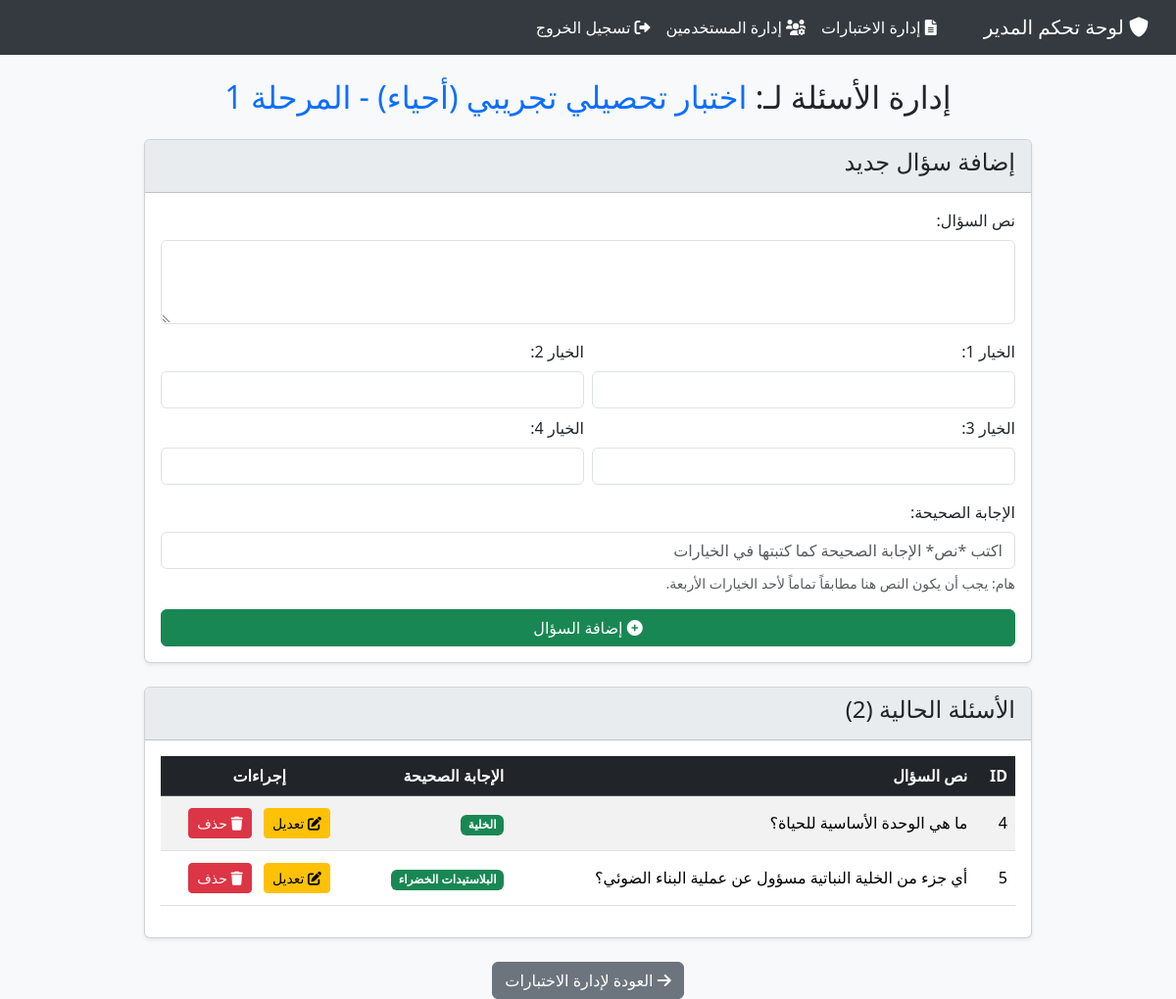
/admin/manage-questions/3 (signed in), run on the app's committed database.
### tables this page shows
CREATE TABLE tests (
            id INTEGER PRIMARY KEY AUTOINCREMENT,
            name TEXT NOT NULL,
            type TEXT NOT NULL CHECK(type IN ('قياس', 'تحصيلي')),
            level INTEGER NOT NULL DEFAULT 1
        );

CREATE TABLE questions (
            id INTEGER PRIMARY KEY AUTOINCREMENT,
            test_id INTEGER NOT NULL,
            text TEXT NOT NULL,
            option1 TEXT NOT NULL,
            option2 TEXT NOT NULL,
            option3 TEXT NOT NULL,
            option4 TEXT NOT NULL,
            correct_option TEXT NOT NULL,
            FOREIGN KEY (test_id) REFERENCES tests (id)
        );

### app.py (the view, shortened to what this page needs)
@admin_bp.route('/manage-questions/<int:test_id>', methods=['GET', 'POST'])
def manage_questions(test_id):
    conn = get_db()
    cursor = conn.cursor()
    cursor.execute("SELECT name FROM tests WHERE id = ?", (test_id,))
    test = cursor.fetchone()
    if not test:
        flash('الاختبار غير موجود.', 'danger')
        conn.close()
        return redirect(url_for('admin.manage_tests'))
    cursor.execute("SELECT id, text, correct_option FROM questions WHERE test_id = ? ORDER BY id ASC", (test_id,))
    questions = cursor.fetchall()
    conn.close()
    return render_template('admin/manage_questions.html', test=test, questions=questions, test_id=test_id)

### app.py (called while the page is built)
@admin_bp.before_request
def require_admin_login():
    if 'user_id' not in session:
        flash('الرجاء تسجيل الدخول للوصول لهذه الصفحة.', 'warning')
        return redirect(url_for('login'))
    if session.get('username') != 'admin':
        flash('ليس لديك الصلاحيات الكافية.', 'danger')
        return redirect(url_for('dashboard')) # Redirect non-admins away

@app.context_processor
def inject_now():
    return {'now': dt.utcnow}

def get_db():
    conn = sqlite3.connect(DATABASE)
    conn.row_factory = sqlite3.Row
    conn.execute("PRAGMA foreign_keys = ON") # Enable foreign key support for cascade delete
    return conn

### templates/admin/manage_questions.html (shortened to what this page needs)
{% extends "admin/admin_base.html" %}
{% block content %}
<div class="container mt-4">
  <div class="row">
    <div class="col-md-10 mx-auto">
      <h2 class="text-center mb-4">
        إدارة الأسئلة لـ:
        <span class="text-primary">{{ test.name }}</span>
      </h2>
      <div class="card shadow-sm mb-4">
        <div class="card-header">
          <h4>إضافة سؤال جديد</h4>
        </div>
        <div class="card-body">
          <form
            action="{{ url_for('admin.manage_questions', test_id=test_id) }}"
            method="POST"
          >
            <div class="mb-3">
              <label for="question_text" class="form-label">نص السؤال:</label>
              <textarea class="form-control" id="question_text" name="question_text" rows="3" required></textarea>
            </div>
            <div class="row g-2 mb-3">
              <div class="col-md-6">
                <label for="option1" class="form-label">الخيار 1:</label>
                <input type="text" class="form-control" id="option1" name="option1" required />
              </div>
              <div class="col-md-6">
                <label for="option2" class="form-label">الخيار 2:</label>
                <input type="text" class="form-control" id="option2" name="option2" required />
              </div>
              <div class="col-md-6">
                <label for="option3" class="form-label">الخيار 3:</label>
                <input type="text" class="form-control" id="option3" name="option3" required />
              </div>
              <div class="col-md-6">
                <label for="option4" class="form-label">الخيار 4:</label>
                <input type="text" class="form-control" id="option4" name="option4" required />
              </div>
            </div>
            <div class="mb-3">
              <label for="correct_option" class="form-label">الإجابة الصحيحة:</label>
              <input
                type="text"
                class="form-control"
                id="correct_option"
                name="correct_option"
                placeholder="اكتب *نص* الإجابة الصحيحة كما كتبتها في الخيارات"
                required
              />
              <div class="form-text">
                هام: يجب أن يكون النص هنا مطابقاً تماماً لأحد الخيارات الأربعة.
              </div>
            </div>
            <button type="submit" class="btn btn-success w-100">
              <i class="fas fa-plus-circle"></i> إضافة السؤال
            </button>
          </form>
        </div>
      </div>
      <div class="card shadow-sm">
        <div class="card-header">
          <h4>الأسئلة الحالية ({{ questions|length }})</h4>
        </div>
        <div class="card-body">
          {% if questions %}
          <div class="table-responsive">
            <table class="table table-striped table-hover align-middle">
              <thead class="table-dark">
                <tr>
                  <th>ID</th>
                  <th>نص السؤال</th>
                  <th>الإجابة الصحيحة</th>
                  <th class="text-center">إجراءات</th>
                </tr>
              </thead>
              <tbody>
                {% for q in questions %}
                <tr>
                  <td>{{ q.id }}</td>
                  <td>{{ q.text }}</td>
                  <td><span class="badge bg-success">{{ q.correct_option }}</span></td>
                  <td class="text-center">
                     <a href="#" class="btn btn-warning btn-sm m-1"> <i class="fas fa-edit"></i> تعديل
                     </a>
                    <a
                      href="{{ url_for('admin.delete_question', question_id=q.id, test_id=test_id) }}"
                      class="btn btn-danger btn-sm m-1"
                      onclick="return confirm('هل أنت متأكد من حذف هذا السؤال؟ لا يمكن التراجع عن هذا الإجراء.');"
                    >
                      <i class="fas fa-trash"></i> حذف
                    </a>
                  </td>
                </tr>
                {% endfor %}
              </tbody>
            </table>
          </div>
          {% else %}
          <p class="text-center text-muted">لا توجد أسئلة مضافة لهذا الاختبار حالياً.</p>
          {% endif %}
        </div>
      </div>
       <div class="text-center mt-4">
        <a href="{{ url_for('admin.manage_tests') }}" class="btn btn-secondary">
            <i class="fas fa-arrow-right"></i> العودة لإدارة الاختبارات
        </a>
    </div>
    </div>
  </div>
</div>
{% endblock %}

### templates/admin/admin_base.html (style rules this page uses)
body { background-color: #f8f9fa; }
.card-header { background-color: #e9ecef; }

### data on the page
tests: name "اختبار تحصيلي تجريبي (أحياء) - المرحلة 1"
questions: id "4", text "ما هي الوحدة الأساسية للحياة؟", correct_option "الخلية"
questions: id "5", text "أي جزء من الخلية النباتية مسؤول عن عملية البناء الضوئي؟", correct_option "البلاستيدات الخضراء"

### other printed values
{{ questions|length }} "2"
